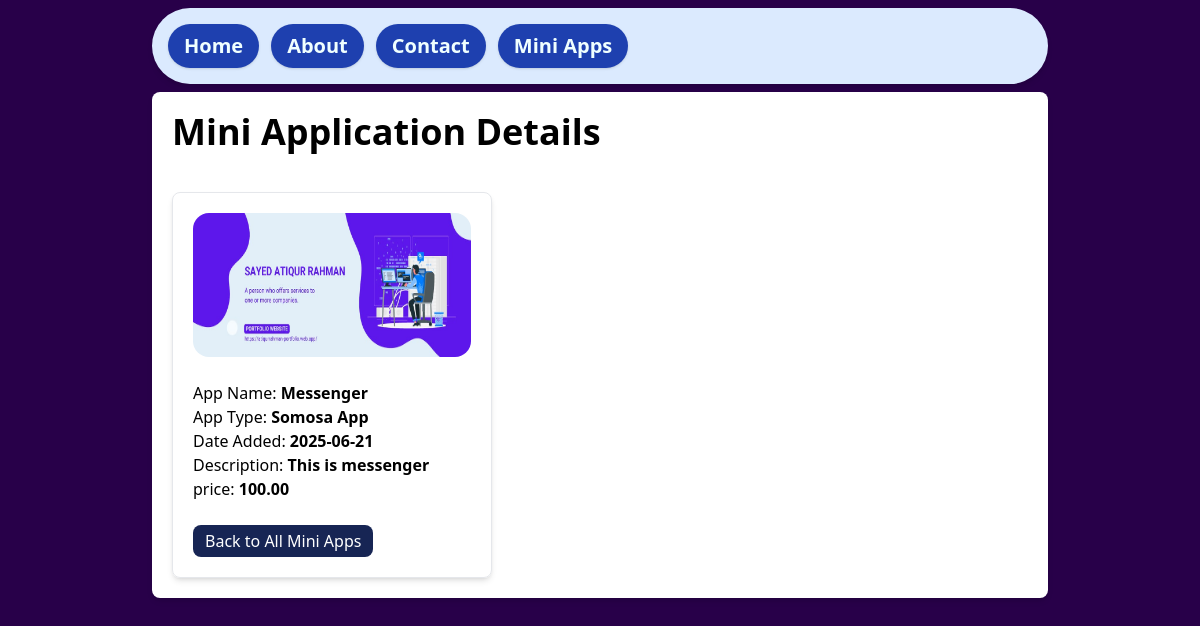
Screenshot of /miniapp/3/ with the database file from the repository.
### miniapp/models.py (models this page shows, shortened)
class AppVariety(models.Model):
    name = models.CharField(max_length=100)
    image = models.ImageField(upload_to="mini_apps/")
    app_type = models.CharField(
        max_length=2,
        choices=[
            ("FR", "Fresh App"),
            ("SO", "Somosa App"),
            ("JR", "Junior App"),
            ("SR", "Senior App"),
            ("GR", "Graduate App"),
        ],
    )
    date_added = models.DateTimeField(default=timezone.now)
    description = models.TextField(blank=True, null=True, default="")
    is_active = models.BooleanField(default=True)
    price = models.DecimalField(max_digits=10, decimal_places=2, default=Decimal('0.00'))

### miniapp/views.py (the view)
# urls.py: path("<int:app_id>/", views.mini_app_detail, name="mini-app-detail"),
def mini_app_detail(req, app_id):
    app = get_object_or_404(AppVariety, id=app_id)
    return render(req, "miniapp/app_details.html", {"app": app})

### miniapp/templates/miniapp/app_details.html (shortened to what this page needs)
{% extends "layout.html" %}  {% block content %}
<div class="max-w-4xl mx-auto bg-white p-5 rounded-lg shadow-md text-black">
  <h1 class="font-black text-4xl">Mini Application Details</h1>
  <div class="mt-10 max-w-80 p-5 border border-gray-200 rounded-lg shadow-md">
    <img
      src="{{ app.image.url }}"
      alt="{{ app.name }}"
      class="rounded-2xl h-36"
    /><br />
    App Name: <strong>{{ app.name }}</strong><br />
    App Type: <strong>{{ app.get_app_type_display }}</strong><br />
    Date Added: <strong>{{ app.date_added|date:"Y-m-d" }}</strong><br />
    Description: <strong>{{ app.description }}</strong><br />
    price: <strong>{{ app.price }}</strong><br />
    <br />
    <a href="{% url 'miniapp:mini-app' %}">
      <button
        class="bg-blue-950 text-white py-1 px-3 rounded-lg cursor-pointer"
      >
        Back to All Mini Apps
      </button>
    </a>
  </div>
</div>
{% endblock %}

### static/style.css (style rules this page uses)
body { background-color: #280049; color: azure; }

### rows the page displays
AppVariety: image (picture), name "Messenger", app_type "Somosa App", date_added "2025-06-21", description "This is messenger", price "100.00"
